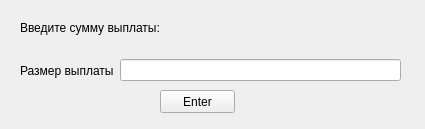
<?xml version="1.0" encoding="UTF-8"?>
<ui version="4.0">
 <class>Form</class>
 <widget class="QWidget" name="Form">
  <property name="geometry">
   <rect>
    <x>0</x>
    <y>0</y>
    <width>425</width>
    <height>129</height>
   </rect>
  </property>
  <property name="minimumSize">
   <size>
    <width>425</width>
    <height>129</height>
   </size>
  </property>
  <property name="maximumSize">
   <size>
    <width>425</width>
    <height>129</height>
   </size>
  </property>
  <property name="windowTitle">
   <string>Form</string>
  </property>
  <widget class="QWidget" name="horizontalLayoutWidget">
   <property name="geometry">
    <rect>
     <x>20</x>
     <y>50</y>
     <width>381</width>
     <height>41</height>
    </rect>
   </property>
   <layout class="QHBoxLayout" name="horizontalLayout">
    <item>
     <widget class="QLabel" name="label">
      <property name="text">
       <string>Размер выплаты</string>
      </property>
     </widget>
    </item>
    <item>
     <widget class="QLineEdit" name="sum_le"/>
    </item>
   </layout>
  </widget>
  <widget class="QLabel" name="label_2">
   <property name="geometry">
    <rect>
     <x>20</x>
     <y>20</y>
     <width>141</width>
     <height>16</height>
    </rect>
   </property>
   <property name="text">
    <string>Введите сумму выплаты:</string>
   </property>
  </widget>
  <widget class="QPushButton" name="enter_button">
   <property name="geometry">
    <rect>
     <x>160</x>
     <y>90</y>
     <width>75</width>
     <height>23</height>
    </rect>
   </property>
   <property name="text">
    <string>Enter</string>
   </property>
  </widget>
 </widget>
 <resources/>
 <connections/>
</ui>
